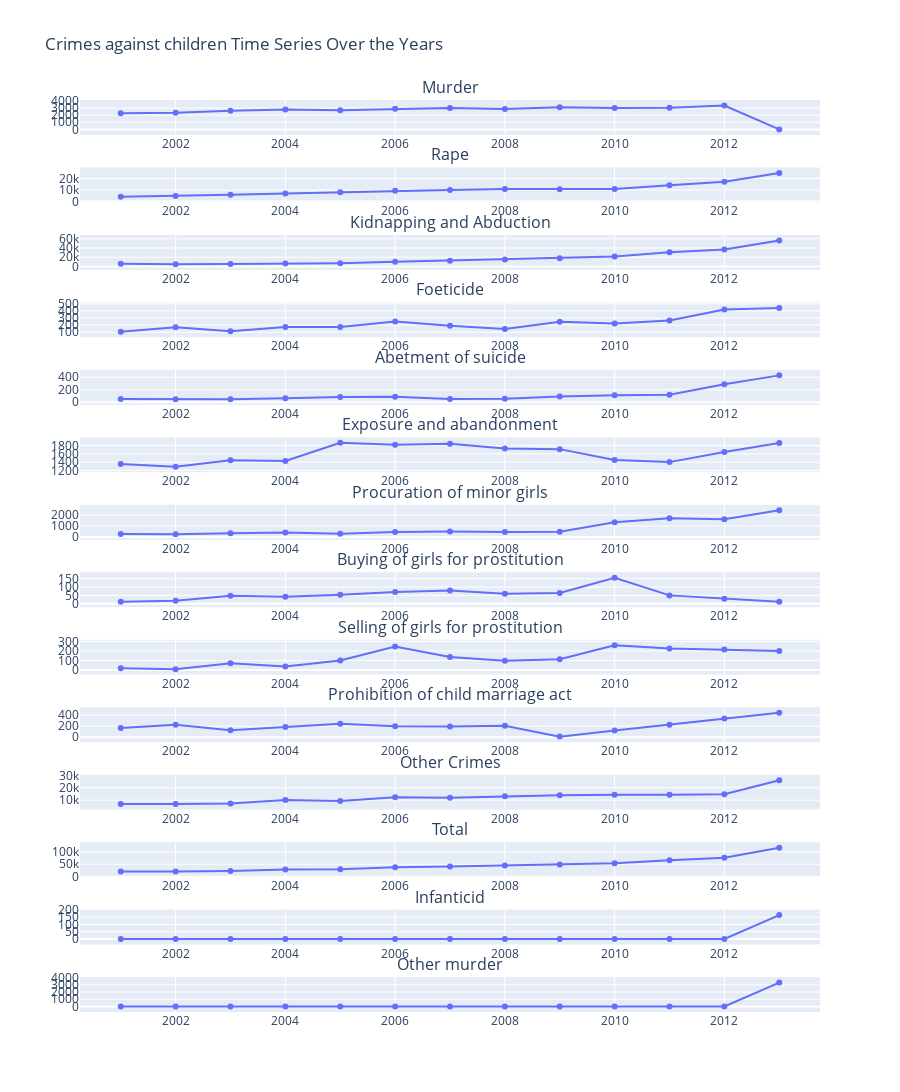

Notebook code cell kept with this figure:
### Code cell
crime_features_children = dis_w_cr_co_children_final.columns.drop(['STATE/UT', 'DISTRICT', 'Year',])

# Create subplots with shared x-axis
fig = make_subplots(rows=len(crime_features_children), cols=1, subplot_titles=crime_features_children, shared_xaxes=False)

# Populate subplots with line charts for each feature
for i, feature in enumerate(crime_features_children):
    crime_by_year = dis_w_cr_co_children_final.groupby("Year")[feature].sum().reset_index()
    trace = px.line(crime_by_year, x='Year', y=feature, markers=True, line_shape='linear', title=f'{feature} Over the Years')
    fig.add_trace(trace['data'][0], row=i+1, col=1)

# Update layout
fig.update_layout(height=len(crime_features_children) * 300, title_text="Crimes against children Time Series Over the Years")

# Show the plot
fig.show()

### Figure 1 — Plotly figure (JSON) as saved in the notebook; plotly's stock layout.template omitted (floating-point values rounded to 4 significant figures)
{"data": [{"hovertemplate": "Year=%{x}<br>Murder=%{y}<extra></extra>", "legendgroup": "", "line": {"color": "#636efa", "dash": "solid", "shape": "linear"}, "marker": {"symbol": "circle"}, "mode": "lines+markers", "name": "", "orientation": "v", "showlegend": false, "type": "scatter", "x": [2001, 2002, 2003, 2004, 2005, 2006, 2007, 2008, 2009, 2010, 2011, 2012, 2013], "xaxis": "x", "y": [2284, 2350, 2630, 2810, 2702, 2900, 3014, 2872, 3098, 3016, 3030, 3356, 0], "yaxis": "y"}, {"hovertemplate": "Year=%{x}<br>Rape=%{y}<extra></extra>", "legendgroup": "", "line": {"color": "#636efa", "dash": "solid", "shape": "linear"}, "marker": {"symbol": "circle"}, "mode": "lines+markers", "name": "", "orientation": "v", "showlegend": false, "type": "scatter", "x": [2001, 2002, 2003, 2004, 2005, 2006, 2007, 2008, 2009, 2010, 2011, 2012, 2013], "xaxis": "x2", "y": [4090, 4752, 5898, 7040, 8126, 9442, 10053, 10892, 10726, 10968, 14222, 17082, 24726], "yaxis": "y2"}, {"hovertemplate": "Year=%{x}<br>Kidnapping and Abduction=%{y}<extra></extra>", "legendgroup": "", "line": {"color": "#636efa", "dash": "solid", "shape": "linear"}, "marker": {"symbol": "circle"}, "mode": "lines+markers", "name": "", "orientation": "v", "showlegend": false, "type": "scatter", "x": [2001, 2002, 2003, 2004, 2005, 2006, 2007, 2008, 2009, 2010, 2011, 2012, 2013], "xaxis": "x3", "y": [5652, 4564, 5142, 6334, 7062, 10204, 12613, 15300, 17885, 21340, 30568, 36532, 56334], "yaxis": "y3"}, {"hovertemplate": "Year=%{x}<br>Foeticide=%{y}<extra></extra>", "legendgroup": "", "line": {"color": "#636efa", "dash": "solid", "shape": "linear"}, "marker": {"symbol": "circle"}, "mode": "lines+markers", "name": "", "orientation": "v", "showlegend": false, "type": "scatter", "x": [2001, 2002, 2003, 2004, 2005, 2006, 2007, 2008, 2009, 2010, 2011, 2012, 2013], "xaxis": "x4", "y": [105, 168, 114, 173, 172, 250, 192, 146, 246, 222, 264, 420, 442], "yaxis": "y4"}, {"hovertemplate": "Year=%{x}<br>Abetment of suicide=%{y}<extra></extra>", "legendgroup": "", "line": {"color": "#636efa", "dash": "solid", "shape": "linear"}, "marker": {"symbol": "circle"}, "mode": "lines+markers", "name": "", "orientation": "v", "showlegend": false, "type": "scatter", "x": [2001, 2002, 2003, 2004, 2005, 2006, 2007, 2008, 2009, 2010, 2011, 2012, 2013], "xaxis": "x5", "y": [51, 48, 50, 66, 86, 90, 52, 58, 92, 112, 122, 288, 430], "yaxis": "y5"}, {"hovertemplate": "Year=%{x}<br>Exposure and abandonment=%{y}<extra></extra>", "legendgroup": "", "line": {"color": "#636efa", "dash": "solid", "shape": "linear"}, "marker": {"symbol": "circle"}, "mode": "lines+markers", "name": "", "orientation": "v", "showlegend": false, "type": "scatter", "x": [2001, 2002, 2003, 2004, 2005, 2006, 2007, 2008, 2009, 2010, 2011, 2012, 2013], "xaxis": "x6", "y": [1357, 1288, 1444, 1430, 1866, 1818, 1845, 1728, 1714, 1450, 1400, 1642, 1860], "yaxis": "y6"}, {"hovertemplate": "Year=%{x}<br>Procuration of minor girls=%{y}<extra></extra>", "legendgroup": "", "line": {"color": "#636efa", "dash": "solid", "shape": "linear"}, "marker": {"symbol": "circle"}, "mode": "lines+markers", "name": "", "orientation": "v", "showlegend": false, "type": "scatter", "x": [2001, 2002, 2003, 2004, 2005, 2006, 2007, 2008, 2009, 2010, 2011, 2012, 2013], "xaxis": "x7", "y": [278, 248, 342, 410, 290, 462, 506, 448, 474, 1358, 1724, 1618, 2448], "yaxis": "y7"}, {"hovertemplate": "Year=%{x}<br>Buying of girls for prostitution=%{y}<extra></extra>", "legendgroup": "", "line": {"color": "#636efa", "dash": "solid", "shape": "linear"}, "marker": {"symbol": "circle"}, "mode": "lines+markers", "name": "", "orientation": "v", "showlegend": false, "type": "scatter", "x": [2001, 2002, 2003, 2004, 2005, 2006, 2007, 2008, 2009, 2010, 2011, 2012, 2013], "xaxis": "x8", "y": [12, 18, 48, 42, 54, 70, 80, 60, 64, 156, 50, 30, 12], "yaxis": "y8"}, {"hovertemplate": "Year=%{x}<br>Selling of girls for prostitution=%{y}<extra></extra>", "legendgroup": "", "line": {"color": "#636efa", "dash": "solid", "shape": "linear"}, "marker": {"symbol": "circle"}, "mode": "lines+markers", "name": "", "orientation": "v", "showlegend": false, "type": "scatter", "x": [2001, 2002, 2003, 2004, 2005, 2006, 2007, 2008, 2009, 2010, 2011, 2012, 2013], "xaxis": "x9", "y": [20, 10, 72, 38, 100, 246, 138, 98, 114, 260, 226, 216, 200], "yaxis": "y9"}, {"hovertemplate": "Year=%{x}<br>Prohibition of child marriage act=%{y}<extra></extra>", "legendgroup": "", "line": {"color": "#636efa", "dash": "solid", "shape": "linear"}, "marker": {"symbol": "circle"}, "mode": "lines+markers", "name": "", "orientation": "v", "showlegend": false, "type": "scatter", "x": [2001, 2002, 2003, 2004, 2005, 2006, 2007, 2008, 2009, 2010, 2011, 2012, 2013], "xaxis": "x10", "y": [166, 226, 126, 186, 244, 198, 192, 208, 10, 120, 226, 338, 444], "yaxis": "y10"}, {"hovertemplate": "Year=%{x}<br>Other Crimes=%{y}<extra></extra>", "legendgroup": "", "line": {"color": "#636efa", "dash": "solid", "shape": "linear"}, "marker": {"symbol": "circle"}, "mode": "lines+markers", "name": "", "orientation": "v", "showlegend": false, "type": "scatter", "x": [2001, 2002, 2003, 2004, 2005, 2006, 2007, 2008, 2009, 2010, 2011, 2012, 2013], "xaxis": "x11", "y": [7020, 6848, 7400, 10192, 9394, 12254, 11922, 13190, 13939, 14386, 14266, 14822, 26074], "yaxis": "y11"}, {"hovertemplate": "Year=%{x}<br>Total=%{y}<extra></extra>", "legendgroup": "", "line": {"color": "#636efa", "dash": "solid", "shape": "linear"}, "marker": {"symbol": "circle"}, "mode": "lines+markers", "name": "", "orientation": "v", "showlegend": false, "type": "scatter", "x": [2001, 2002, 2003, 2004, 2005, 2006, 2007, 2008, 2009, 2010, 2011, 2012, 2013], "xaxis": "x12", "y": [21035, 20520, 23266, 28721, 30096, 37934, 40607, 45000, 48362, 53388, 66098, 76344, 116448], "yaxis": "y12"}, {"hovertemplate": "Year=%{x}<br>Infanticid=%{y}<extra></extra>", "legendgroup": "", "line": {"color": "#636efa", "dash": "solid", "shape": "linear"}, "marker": {"symbol": "circle"}, "mode": "lines+markers", "name": "", "orientation": "v", "showlegend": false, "type": "scatter", "x": [2001, 2002, 2003, 2004, 2005, 2006, 2007, 2008, 2009, 2010, 2011, 2012, 2013], "xaxis": "x13", "y": [0, 0, 0, 0, 0, 0, 0, 0, 0, 0, 0, 0, 164], "yaxis": "y13"}, {"hovertemplate": "Year=%{x}<br>Other murder=%{y}<extra></extra>", "legendgroup": "", "line": {"color": "#636efa", "dash": "solid", "shape": "linear"}, "marker": {"symbol": "circle"}, "mode": "lines+markers", "name": "", "orientation": "v", "showlegend": false, "type": "scatter", "x": [2001, 2002, 2003, 2004, 2005, 2006, 2007, 2008, 2009, 2010, 2011, 2012, 2013], "xaxis": "x14", "y": [0, 0, 0, 0, 0, 0, 0, 0, 0, 0, 0, 0, 3314], "yaxis": "y14"}], "layout": {"annotations": [{"font": {"size": 16}, "showarrow": false, "text": "Murder", "x": 0.5, "xanchor": "center", "xref": "paper", "y": 1, "yanchor": "bottom", "yref": "paper"}, {"font": {"size": 16}, "showarrow": false, "text": "Rape", "x": 0.5, "xanchor": "center", "xref": "paper", "y": 0.926, "yanchor": "bottom", "yref": "paper"}, {"font": {"size": 16}, "showarrow": false, "text": "Kidnapping and Abduction", "x": 0.5, "xanchor": "center", "xref": "paper", "y": 0.852, "yanchor": "bottom", "yref": "paper"}, {"font": {"size": 16}, "showarrow": false, "text": "Foeticide", "x": 0.5, "xanchor": "center", "xref": "paper", "y": 0.7781, "yanchor": "bottom", "yref": "paper"}, {"font": {"size": 16}, "showarrow": false, "text": "Abetment of suicide", "x": 0.5, "xanchor": "center", "xref": "paper", "y": 0.7041, "yanchor": "bottom", "yref": "paper"}, {"font": {"size": 16}, "showarrow": false, "text": "Exposure and abandonment", "x": 0.5, "xanchor": "center", "xref": "paper", "y": 0.6301, "yanchor": "bottom", "yref": "paper"}, {"font": {"size": 16}, "showarrow": false, "text": "Procuration of minor girls", "x": 0.5, "xanchor": "center", "xref": "paper", "y": 0.5561, "yanchor": "bottom", "yref": "paper"}, {"font": {"size": 16}, "showarrow": false, "text": "Buying of girls for prostitution", "x": 0.5, "xanchor": "center", "xref": "paper", "y": 0.4821, "yanchor": "bottom", "yref": "paper"}, {"font": {"size": 16}, "showarrow": false, "text": "Selling of girls for prostitution", "x": 0.5, "xanchor": "center", "xref": "paper", "y": 0.4082, "yanchor": "bottom", "yref": "paper"}, {"font": {"size": 16}, "showarrow": false, "text": "Prohibition of child marriage act", "x": 0.5, "xanchor": "center", "xref": "paper", "y": 0.3342, "yanchor": "bottom", "yref": "paper"}, {"font": {"size": 16}, "showarrow": false, "text": "Other Crimes", "x": 0.5, "xanchor": "center", "xref": "paper", "y": 0.2602, "yanchor": "bottom", "yref": "paper"}, {"font": {"size": 16}, "showarrow": false, "text": "Total", "x": 0.5, "xanchor": "center", "xref": "paper", "y": 0.1862, "yanchor": "bottom", "yref": "paper"}, {"font": {"size": 16}, "showarrow": false, "text": "Infanticid", "x": 0.5, "xanchor": "center", "xref": "paper", "y": 0.1122, "yanchor": "bottom", "yref": "paper"}, {"font": {"size": 16}, "showarrow": false, "text": "Other murder", "x": 0.5, "xanchor": "center", "xref": "paper", "y": 0.03827, "yanchor": "bottom", "yref": "paper"}], "height": 4200, "title": {"text": "Crimes against children Time Series Over the Years"}, "xaxis": {"anchor": "y", "domain": [0, 1]}, "xaxis10": {"anchor": "y10", "domain": [0, 1]}, "xaxis11": {"anchor": "y11", "domain": [0, 1]}, "xaxis12": {"anchor": "y12", "domain": [0, 1]}, "xaxis13": {"anchor": "y13", "domain": [0, 1]}, "xaxis14": {"anchor": "y14", "domain": [0, 1]}, "xaxis2": {"anchor": "y2", "domain": [0, 1]}, "xaxis3": {"anchor": "y3", "domain": [0, 1]}, "xaxis4": {"anchor": "y4", "domain": [0, 1]}, "xaxis5": {"anchor": "y5", "domain": [0, 1]}, "xaxis6": {"anchor": "y6", "domain": [0, 1]}, "xaxis7": {"anchor": "y7", "domain": [0, 1]}, "xaxis8": {"anchor": "y8", "domain": [0, 1]}, "xaxis9": {"anchor": "y9", "domain": [0, 1]}, "yaxis": {"anchor": "x", "domain": [0.9617, 1]}, "yaxis10": {"anchor": "x10", "domain": [0.2959, 0.3342]}, "yaxis11": {"anchor": "x11", "domain": [0.2219, 0.2602]}, "yaxis12": {"anchor": "x12", "domain": [0.148, 0.1862]}, "yaxis13": {"anchor": "x13", "domain": [0.07398, 0.1122]}, "yaxis14": {"anchor": "x14", "domain": [0, 0.03827]}, "yaxis2": {"anchor": "x2", "domain": [0.8878, 0.926]}, "yaxis3": {"anchor": "x3", "domain": [0.8138, 0.852]}, "yaxis4": {"anchor": "x4", "domain": [0.7398, 0.7781]}, "yaxis5": {"anchor": "x5", "domain": [0.6658, 0.7041]}, "yaxis6": {"anchor": "x6", "domain": [0.5918, 0.6301]}, "yaxis7": {"anchor": "x7", "domain": [0.5179, 0.5561]}, "yaxis8": {"anchor": "x8", "domain": [0.4439, 0.4821]}, "yaxis9": {"anchor": "x9", "domain": [0.3699, 0.4082]}}}
